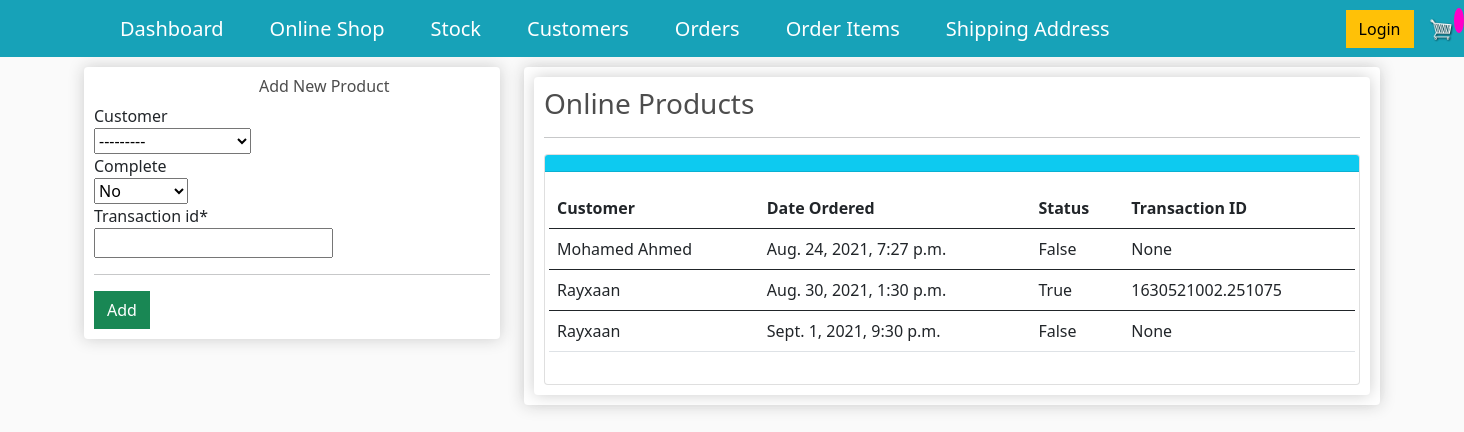
The page /orders_online/ on the database its author committed.
### store/models.py (models this page shows, shortened)
class Order(models.Model):
    customer = models.ForeignKey(Customer, on_delete=models.SET_NULL, null=True,blank=True)#if customer is deleted, we dont want to delete the order but rather set the customer value to null
    date_ordered=models.DateTimeField(auto_now_add=True)
    complete=models.BooleanField(default=False, null=True, blank=False)
    transaction_id=models.CharField(max_length=100, null=True)

class Customer(models.Model):
    user=models.OneToOneField(User, null=True, blank=True, on_delete=models.CASCADE)
    name = models.CharField(max_length=200, null=True)
    email = models.CharField(max_length=200)
    def __str__(self):
    		return self.name

### store/views.py (the view)
# urls.py: path('orders_online/', views.orders_online, name="orders_online"),
def orders_online(request):
    title="Allifmaal Online Stock"
    form=AddOnlineOrdersForm(request.POST or None)
    orders = Order.objects.all()
    if form.is_valid():
        form.save()
        messages.success(request, 'Customer added successfully')
        return redirect('orders_online')
    context={
        "title": title,
        "form":form,
        "orders":orders,
        }
    return render(request,'store/orders_online.html',context)

### store/forms.py
class AddOnlineOrdersForm(forms.ModelForm): #the forms here is the one imported up there.
    class Meta:
        model = Order
        fields = ["customer",'complete','transaction_id']

### store/templates/store/orders_online.html (shortened to what this page needs)
{% extends "store/main.html"%}
{% load crispy_forms_tags %}
{% load static %}
{% block content %}
<div class="row">
	<div class="col-lg-4">
		<div class="box-element" id="form-wrapper">
                <div id="user-info">
                <h6 style="padding-left:165px">Add New Product</h6>
                <form method='POST' action=''> {% csrf_token %}
                    {{form|crispy}}
                </div>
                <hr>
                <input id="form-button" class="btn btn-success btn-block" type="submit" value="Add">
		</div>
        <br>
	</div>
	<div class="col-lg-8">
		<div class="box-element">
            <div class="box-element">
        <h3>Online Products</h3>
        <hr>
            <div class="card">
                <div class="card-header bg-info text-white">
                </div>
                <div class="card-body">
                    <div class="row">
                       <table class="table table-hover">
                        <thead>
                          <tr>
                            <th scope="col">Customer</th>
                            <th scope="col">Date Ordered</th>
                            <th scope="col">Status</th>
                            <th scope="col">Transaction ID</th>
                          </tr>
                        </thead>
                        <tbody>
                            {% for order in orders %}
                            <tr>
                            <td>{{order.customer}}</td>
                            <td>{{order.date_ordered}}</td>
                            <td>{{order.complete}}</td>
                            <td>{{order.transaction_id}}</td>
                          </tr>
                        </tbody>
                        {% endfor %}
                      </table>
                </div>
            </div>
        </div>
            </div>
		</div>
	</div>
</div>
{% endblock %}

### store/static/css/main.css (style rules this page uses)
body { background-color: hsl(0, 0%, 98%); }
h1,h2,h3,h4,h5,h6 { color:hsl(0, 0%, 30%); }
.box-element { box-shadow:hsl(0, 0%, 80%) 0 0 16px; background-color: #fff; border-radius: 4px; padding: 10px; }
.col-lg-4, .col-lg-6, .col-lg-8, .col-lg-12 { margin-top: 10px; }
.btn { border-radius: 0; }

### rows shown on the page
Order: customer "Mohamed Ahmed", date_ordered "Aug. 24, 2021, 7:27 p.m.", complete "False", transaction_id "None"
Order: customer "Rayxaan", date_ordered "Aug. 30, 2021, 1:30 p.m.", complete "True", transaction_id "1630521002.251075"
Order: customer "Rayxaan", date_ordered "Sept. 1, 2021, 9:30 p.m.", complete "False", transaction_id "None"
